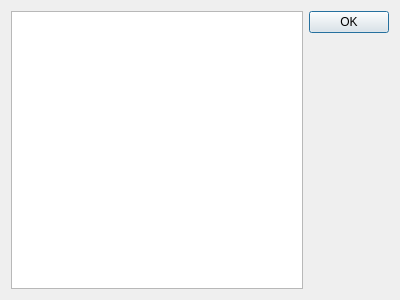
<?xml version="1.0" encoding="UTF-8"?>
<ui version="4.0">
 <class>AboutDialog</class>
 <widget class="QDialog" name="AboutDialog">
  <property name="geometry">
   <rect>
    <x>0</x>
    <y>0</y>
    <width>400</width>
    <height>300</height>
   </rect>
  </property>
  <property name="windowTitle">
   <string>About File Explorer</string>
  </property>
  <layout class="QGridLayout" name="gridLayout">
   <item row="0" column="0">
    <widget class="QTextBrowser" name="textBrowser">
     <property name="source">
      <url>
       <string>file:///E:/TAFE WORK/Diploma/Semester 1/Advanced Programming/BT-AT3-PRJ/UI Files/about.md</string>
      </url>
     </property>
    </widget>
   </item>
   <item row="0" column="1">
    <widget class="QDialogButtonBox" name="buttonBox">
     <property name="orientation">
      <enum>Qt::Vertical</enum>
     </property>
     <property name="standardButtons">
      <set>QDialogButtonBox::Ok</set>
     </property>
    </widget>
   </item>
  </layout>
 </widget>
 <resources/>
 <connections>
  <connection>
   <sender>buttonBox</sender>
   <signal>accepted()</signal>
   <receiver>AboutDialog</receiver>
   <slot>accept()</slot>
   <hints>
    <hint type="sourcelabel">
     <x>248</x>
     <y>254</y>
    </hint>
    <hint type="destinationlabel">
     <x>157</x>
     <y>274</y>
    </hint>
   </hints>
  </connection>
  <connection>
   <sender>buttonBox</sender>
   <signal>rejected()</signal>
   <receiver>AboutDialog</receiver>
   <slot>reject()</slot>
   <hints>
    <hint type="sourcelabel">
     <x>316</x>
     <y>260</y>
    </hint>
    <hint type="destinationlabel">
     <x>286</x>
     <y>274</y>
    </hint>
   </hints>
  </connection>
 </connections>
</ui>
